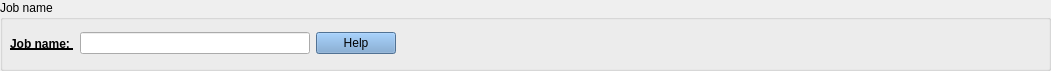
        <widget class="QGroupBox" name="groupBox">
         <property name="geometry">
          <rect>
           <x>10</x>
           <y>10</y>
           <width>1051</width>
           <height>71</height>
          </rect>
         </property>
         <property name="title">
          <string>Job name</string>
         </property>
         <widget class="QWidget" name="layoutWidget">
          <property name="geometry">
           <rect>
            <x>10</x>
            <y>30</y>
            <width>386</width>
            <height>27</height>
           </rect>
          </property>
          <layout class="QHBoxLayout" name="horizontalLayout_28">
           <item>
            <widget class="QLabel" name="label_21">
             <property name="font">
              <font>
               <weight>75</weight>
               <bold>true</bold>
               <underline>true</underline>
              </font>
             </property>
             <property name="text">
              <string>Job name: </string>
             </property>
            </widget>
           </item>
           <item>
            <widget class="QLineEdit" name="job_name_lineEdit">
             <property name="font">
              <font>
               <weight>50</weight>
               <bold>false</bold>
              </font>
             </property>
             <property name="inputMask">
              <string/>
             </property>
             <property name="text">
              <string/>
             </property>
             <property name="clearButtonEnabled">
              <bool>false</bool>
             </property>
            </widget>
           </item>
           <item>
            <widget class="QPushButton" name="question_job_name_pushButton">
             <property name="styleSheet">
              <string notr="true">QPushButton {
	background-color : rgb(114, 159, 207)
}
</string>
             </property>
             <property name="text">
              <string>Help</string>
             </property>
            </widget>
           </item>
          </layout>
         </widget>
        </widget>
